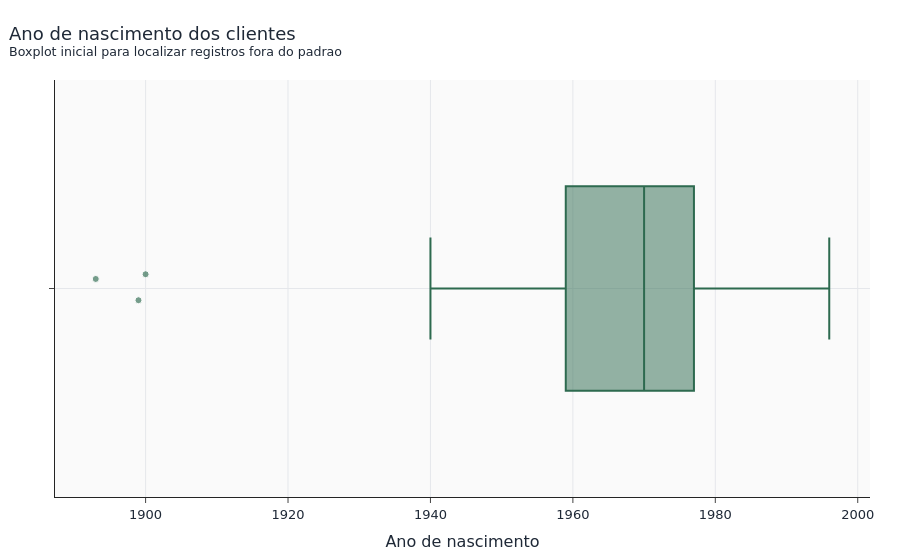
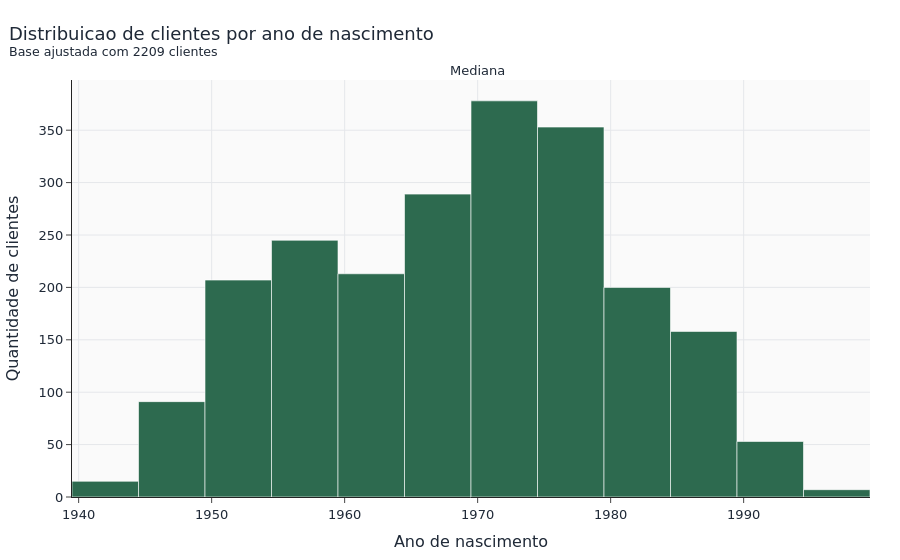

Notebook code for these charts, in order:
### Markdown cell above
Year_Birth

### Code cell
# Analise visual de Year_Birth (Boxplot)

df_year = df.assign(Idade=pd.Timestamp.today().year - df["Year_Birth"])

fig = px.box(
    df_year,
    x="Year_Birth",
    points="outliers",
    color_discrete_sequence=[COLOR_PALETTE["year"]],
    custom_data=["Idade"]
)

aplicar_estilo(
    fig,
    "Ano de nascimento dos clientes",
    "Boxplot inicial para localizar registros fora do padrao",
    "Ano de nascimento",
    None
)
fig.update_traces(
    jitter=0.18,
    pointpos=0,
    marker=dict(size=7, opacity=0.65, line=dict(width=1, color="white")),
    hovertemplate="Ano de nascimento: %{x}<br>Idade estimada: %{customdata[0]:.0f} anos<extra></extra>"
)
fig.show()

# Removendo outliers
cond = df["Year_Birth"] < 1930
df = df[~cond]

# Verificando resultados
df_year = df.assign(Idade=pd.Timestamp.today().year - df["Year_Birth"])

fig = px.histogram(
    df_year,
    x="Year_Birth",
    nbins=18,
    color_discrete_sequence=[COLOR_PALETTE["year"]]
)

aplicar_estilo(
    fig,
    "Distribuicao de clientes por ano de nascimento",
    f"Base ajustada com {df_year.shape[0]} clientes",
    "Ano de nascimento",
    "Quantidade de clientes"
)
fig.add_vline(
    x=df_year["Year_Birth"].median(),
    line_dash="dash",
    line_color=COLOR_PALETTE["neutral"],
    annotation_text="Mediana",
    annotation_position="top"
)
fig.update_traces(hovertemplate="Ano de nascimento: %{x}<br>Clientes: %{y}<extra></extra>")
fig.show()

### Figure 1 — Plotly figure (JSON) as saved in the notebook; plotly's stock layout.template omitted (floating-point values rounded to 4 significant figures; data arrays with more than 128 entries replaced by an {"elided": "..."} marker saying what was removed)
{"data": [{"alignmentgroup": "True", "boxpoints": "outliers", "customdata": {"elided": "2212x1 int values"}, "hovertemplate": "Ano de nascimento: %{x}<br>Idade estimada: %{customdata[0]:.0f} anos<extra></extra>", "jitter": 0.18, "legendgroup": "", "marker": {"color": "#2D6A4F", "line": {"color": "white", "width": 1}, "opacity": 0.65, "size": 7}, "name": "", "notched": false, "offsetgroup": "", "orientation": "h", "pointpos": 0, "showlegend": false, "type": "box", "x": {"elided": "2212 int values"}, "x0": " ", "xaxis": "x", "y0": " ", "yaxis": "y"}], "layout": {"boxmode": "group", "font": {"color": "#1F2937", "family": "DejaVu Sans", "size": 13}, "hoverlabel": {"bgcolor": "white", "font": {"size": 12}}, "legend": {"tracegroupgap": 0}, "margin": {"b": 55, "l": 55, "r": 30, "t": 80}, "paper_bgcolor": "white", "plot_bgcolor": "#FAFAFA", "title": {"text": "Ano de nascimento dos clientes<br><sup>Boxplot inicial para localizar registros fora do padrao</sup>", "x": 0.01, "xanchor": "left"}, "xaxis": {"anchor": "y", "domain": [0, 1], "gridcolor": "#E5E7EB", "showgrid": true, "title": {"text": "Ano de nascimento"}, "zeroline": false}, "yaxis": {"anchor": "x", "domain": [0, 1], "gridcolor": "#E5E7EB", "showgrid": true, "zeroline": false}}}

### Figure 2 — Plotly figure (JSON) as saved in the notebook; plotly's stock layout.template omitted (floating-point values rounded to 4 significant figures; data arrays with more than 128 entries replaced by an {"elided": "..."} marker saying what was removed)
{"data": [{"bingroup": "x", "hovertemplate": "Ano de nascimento: %{x}<br>Clientes: %{y}<extra></extra>", "legendgroup": "", "marker": {"color": "#2D6A4F", "pattern": {"shape": ""}}, "name": "", "nbinsx": 18, "orientation": "v", "showlegend": false, "type": "histogram", "x": {"elided": "2209 int values"}, "xaxis": "x", "yaxis": "y"}], "layout": {"annotations": [{"showarrow": false, "text": "Mediana", "x": 1970, "xanchor": "center", "xref": "x", "y": 1, "yanchor": "bottom", "yref": "y domain"}], "barmode": "relative", "font": {"color": "#1F2937", "family": "DejaVu Sans", "size": 13}, "hoverlabel": {"bgcolor": "white", "font": {"size": 12}}, "legend": {"tracegroupgap": 0}, "margin": {"b": 55, "l": 55, "r": 30, "t": 80}, "paper_bgcolor": "white", "plot_bgcolor": "#FAFAFA", "shapes": [{"line": {"color": "#6B7280", "dash": "dash"}, "type": "line", "x0": 1970, "x1": 1970, "xref": "x", "y0": 0, "y1": 1, "yref": "y domain"}], "title": {"text": "Distribuicao de clientes por ano de nascimento<br><sup>Base ajustada com 2209 clientes</sup>", "x": 0.01, "xanchor": "left"}, "xaxis": {"anchor": "y", "domain": [0, 1], "gridcolor": "#E5E7EB", "showgrid": true, "title": {"text": "Ano de nascimento"}, "zeroline": false}, "yaxis": {"anchor": "x", "domain": [0, 1], "gridcolor": "#E5E7EB", "showgrid": true, "title": {"text": "Quantidade de clientes"}, "zeroline": false}}}
